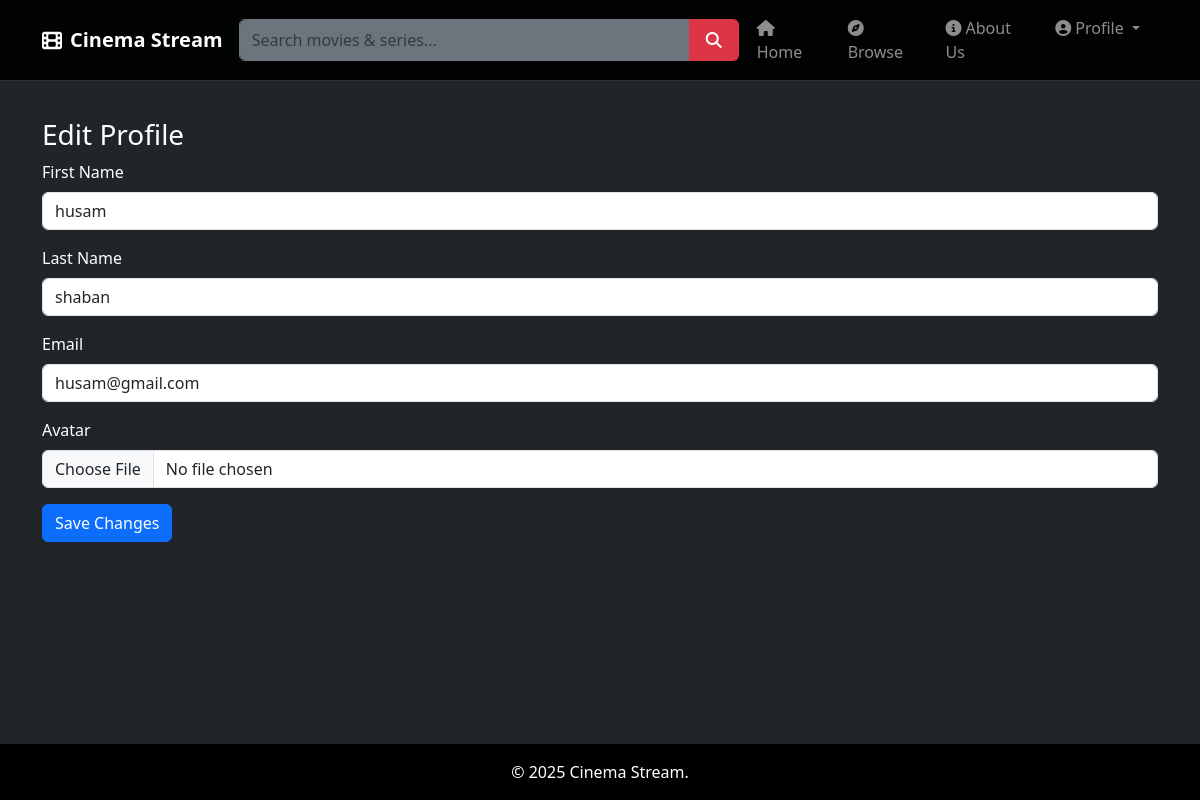
Page /profile/edit/ (signed in) on the committed database.
### cinema_stream_app/models.py (models this page shows)
class UserProfile(models.Model):
    user = models.OneToOneField(User, on_delete=models.CASCADE, related_name='profile')
    date_of_birth = models.DateField(null=True)
    avatar = models.ImageField(upload_to='avatars/', null=True)
    created_at = models.DateTimeField(auto_now_add=True)
    updated_at = models.DateTimeField(auto_now=True)

### cinema_stream_app/views.py (the view, shortened to what this page needs)
# urls.py: path('profile/edit/', views.edit_profile, name='edit_profile'),
def edit_profile(request):
    user = request.user
    profile = user.profile
    context = {
        'user': user,
        'profile': profile,
    }
    return render(request, 'edit_profile.html', context)

### cinema_stream_app/templates/edit_profile.html (shortened to what this page needs)
{% extends 'index.html' %}
{% block content %}
<div class="container py-4">
  <h3>Edit Profile</h3>
  <form method="post" enctype="multipart/form-data">
    <div class="mb-3">
      <label class="form-label">First Name</label>
      <input type="text" name="first_name" class="form-control" value="{{ profile.user.first_name }}">
    </div>
    <div class="mb-3">
      <label class="form-label">Last Name</label>
      <input type="text" name="last_name" class="form-control" value="{{ profile.user.last_name }}">
    </div>
    <div class="mb-3">
      <label class="form-label">Email</label>
      <input type="email" name="email" class="form-control" value="{{ profile.user.email }}">
    </div>
    <div class="mb-3">
      <label class="form-label">Avatar</label>
      <input type="file" name="avatar" class="form-control">
    </div>
    <button type="submit" class="btn btn-primary">Save Changes</button>
  </form>
</div>
{% endblock %}

### cinema_stream_app/templates/index.html (style rules this page uses)
html, body { height: 100%; margin: 0; }
body { display: flex; flex-direction: column; }
body { padding-top: 70px; }

### rows in the picture
UserProfile: first_name "husam", last_name "shaban", email "husam@gmail.com"
